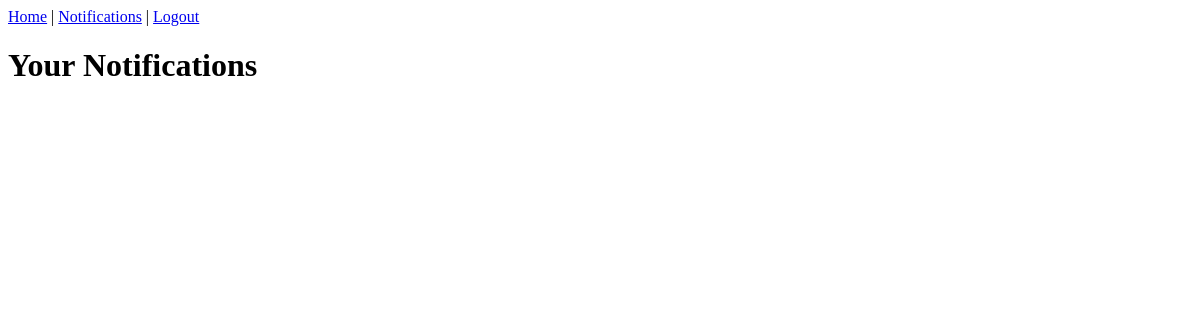
The page /notifications/ (signed in) on the database as committed earlier.
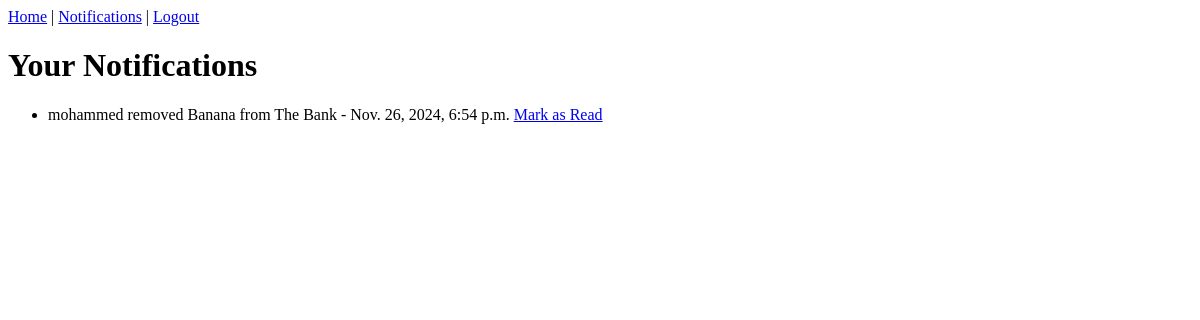
The same page on the database as committed later.
### main/models.py (models this page shows)
class Notification(models.Model):
    user = models.ForeignKey(User, on_delete=models.CASCADE, related_name='notifications')
    message = models.TextField()
    is_read = models.BooleanField(default=False)
    created_at = models.DateTimeField(auto_now_add=True)

### main/views.py (the view)
# urls.py: path('notifications/', views.notifications_view, name='notifications'),
@login_required
def notifications_view(request):
    notifications = request.user.notifications.filter(is_read=False)
    context = {'notifications': notifications}
    return render(request, 'notifications.html', context)

### templates/notifications.html
{% extends 'base.html' %}
{% block content %}
<h1>Your Notifications</h1>
<ul>
    {% for notification in notifications %}
    <li>
        {{ notification.message }} - {{ notification.created_at }}
        <a href="{% url 'mark_notification_read' notification.id %}">Mark as Read</a>
    </li>
    {% endfor %}
</ul>
{% endblock %}

### templates/base.html (shortened to what this page needs)
<!DOCTYPE html>
<html>
<head>
</head>
<body>
    <nav>
        {% if user.is_authenticated %}
            <a href="{% url 'home' %}">Home</a> |
            <a href="{% url 'notifications' %}">Notifications</a> |
            <a href="{% url 'logout' %}">Logout</a>
        {% else %}
            <a href="{% url 'login' %}">Login</a> |
            <a href="{% url 'register' %}">Register</a>
        {% endif %}
    </nav>
    {% block content %}{% endblock %}
</body>
</html>

Rows that differ between the two databases and show on the page:
added Notification: message "mohammed removed Banana from The Bank", created_at "Nov. 26, 2024, 6:54 p.m."
